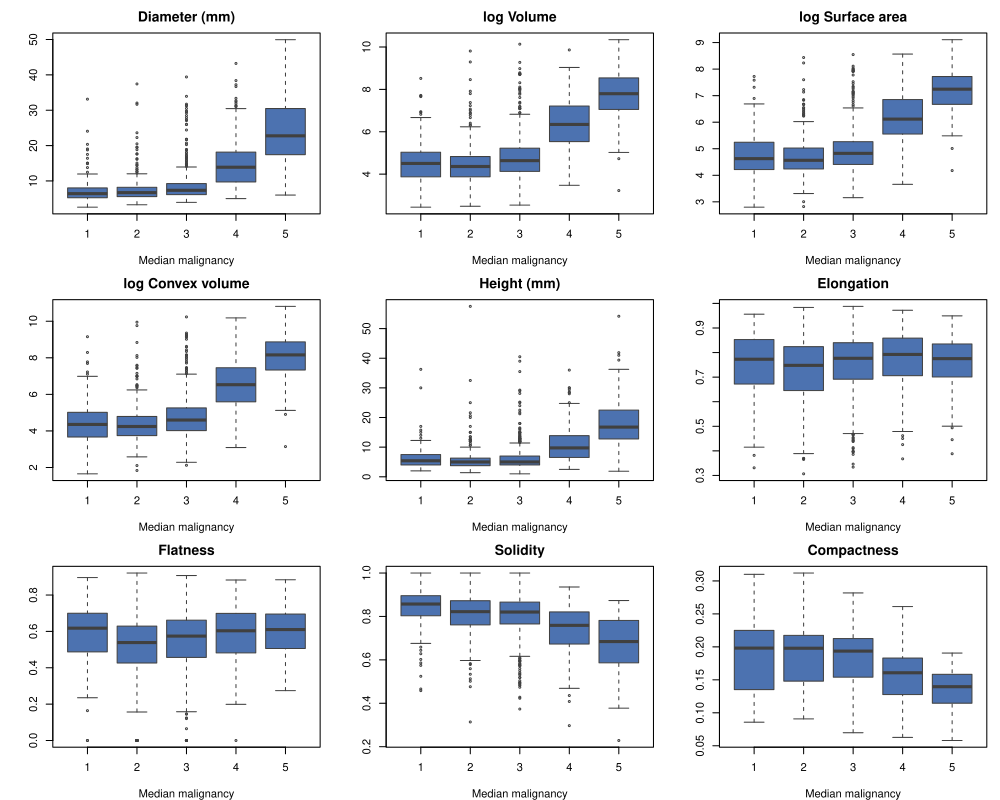

The script that saved this image:
# Run from the repository root:
#   Rscript codes/plots/eda/features-by-grade.R

nod <- read.csv("data/processed/nodules_train.csv", stringsAsFactors = FALSE)

GEOM <- c("diameter", "log_volume", "log_surface_area", "log_convex_volume",
          "bbox_z", "n_slices", "elongation", "flatness", "solidity",
          "compactness")
LABELS <- c(diameter = "Diameter (mm)", log_volume = "log Volume",
            log_surface_area = "log Surface area",
            log_convex_volume = "log Convex volume", bbox_z = "Height (mm)",
            n_slices = "Slices", elongation = "Elongation",
            flatness = "Flatness", solidity = "Solidity",
            compactness = "Compactness")
BLUE <- "#4c72b0"

pdf("codes/plots/eda/features-by-grade.pdf", width = 10, height = 8)
par(mfrow = c(3, 3), mar = c(4, 4, 2.5, 1))
for (v in setdiff(GEOM, "n_slices"))
  boxplot(nod[[v]] ~ nod$mal_median, col = BLUE, border = "grey25",
          outcex = 0.4, main = LABELS[[v]], xlab = "Median malignancy", ylab = "")
invisible(dev.off())
